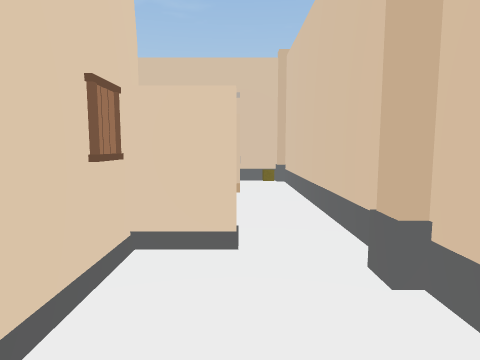
view 1 (above)

16 first-person views from a walk through a Unity game level. The camera is 1.4 m above the floor, tilts 6° down and sees 75° across. The floor is counted in squares, 1 m on a side. Each view is taken from the middle of a square. On the plan, view 1 faces up. The plan holds only what a view shows up to about 14 squares ahead; the rest is blank. The place goes on beyond the plan. The player is left out.

view 2
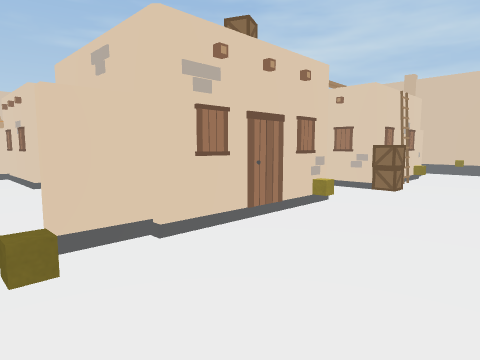

view 3
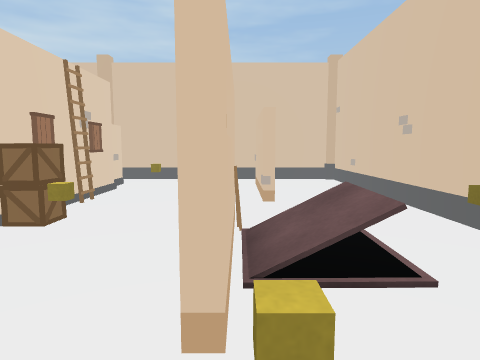

view 4
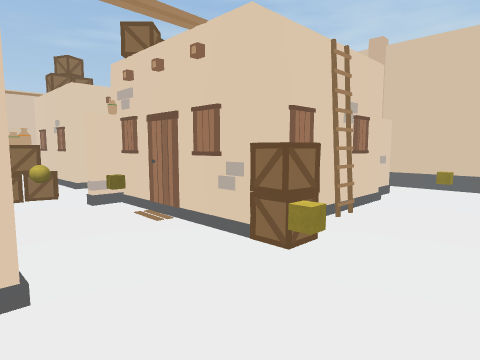

view 5
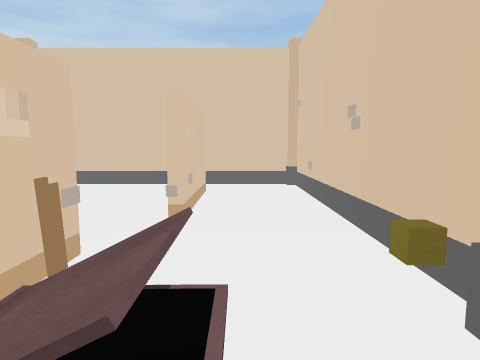

view 6
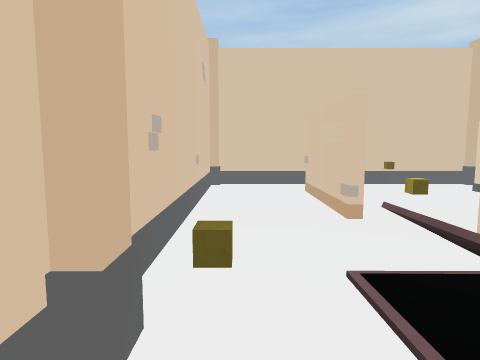

view 7
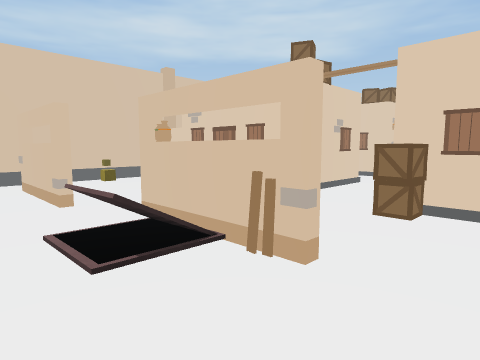

view 8
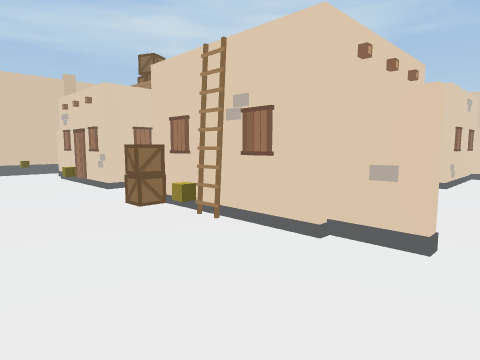

view 9
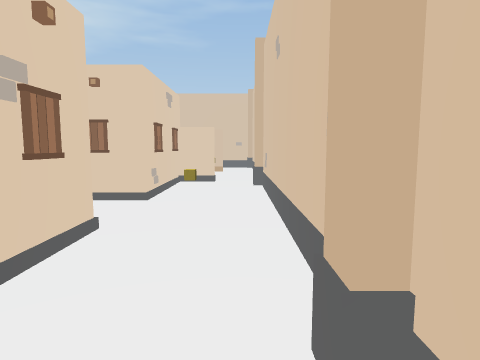

view 10
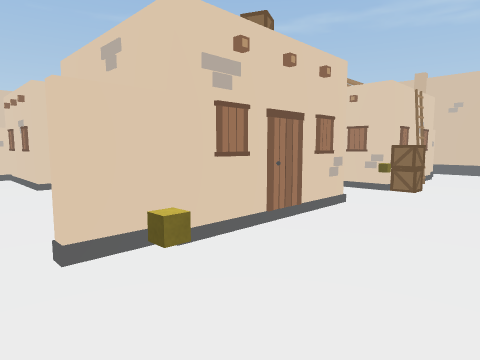

view 11
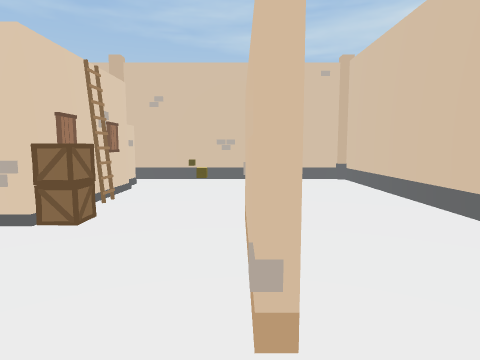

view 12
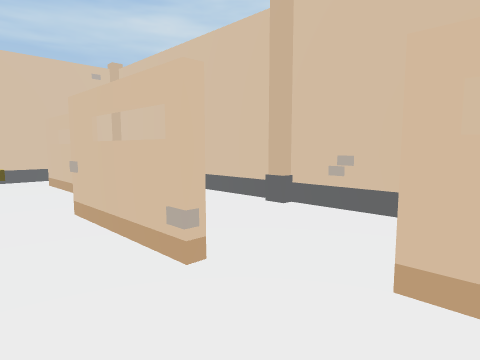

view 13
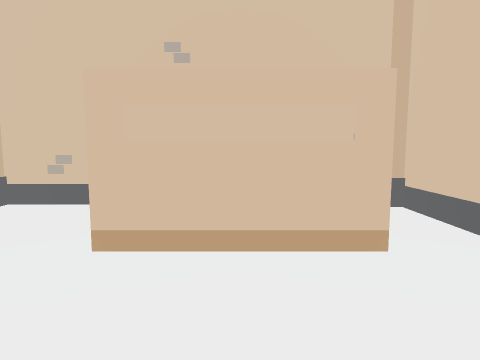

view 14
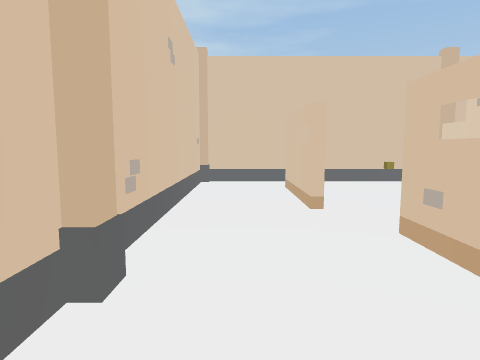

view 15
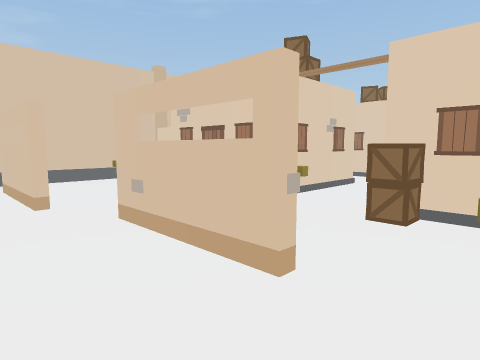

view 16
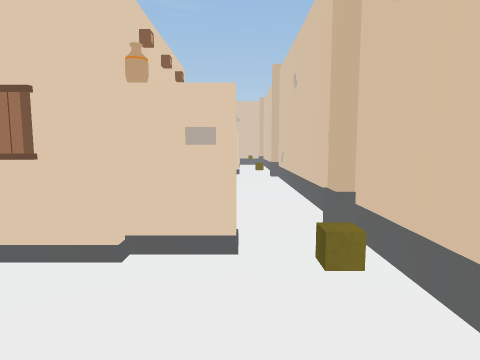

### Floor plan
Key: @ floor where view 1 was taken; # wall or solid block; . floor; O other object.
Columns run from 18 left of view 1 to 2 right of it. Each row starts with its distance up from view 1.
 13 #####################
 12 #.........O.........#
 11 #...................#
 10 #. ###O... O..O ##O.#
  9 #.......#O#O.O......#
  8 #...................#
  7 #....O....O....O...O#
  6 #........O..........#
  5 #...#O#OO...O###O...#
  4 #..O#   #...## ###..#
  3 #...#   #.O.#   #...#
  2 #...#   #...#   #...#
  1 #...#   #...#    ...#
  0 #...#O  #OO.#    .@.#
 -1 #....    .O..    ...#
 -2 #.O..   .OOO     ..O#
 -3 #...#O O#.     OO...#
 -4 #...#   #.      #...#
 -5 #...#   #..     #...#
 -6 #...#   #..     #...
 -7 #...#  ##...##  #...#
 -8 #..#####O...O####O..#
 -9 #.........O.O.......#
-10 #.O................O#
-11 #.............O.....O
-12 #.......OO##O.......O
-13 #.####........####..#
-14 #.................  #
-15 #...................#
-16 #...................#
-17 ########OO###########

Positions as (right, up) in squares from view 1, and headings:
1: (0, 0), facing up
2: (1, 9), facing down-left
3: (-4, 9), facing left
4: (-6, 8), facing down-left
5: (-6, 11), facing left
6: (-10, 12), facing right
7: (-12, 12), facing down-right
8: (-17, 9), facing down-right
9: (-17, 5), facing down
10: (-17, -12), facing up-right
11: (-12, -12), facing right
12: (-13, -10), facing down-right
13: (-14, -9), facing down
14: (-5, -15), facing left
15: (-4, -15), facing up-left
16: (0, -12), facing up
